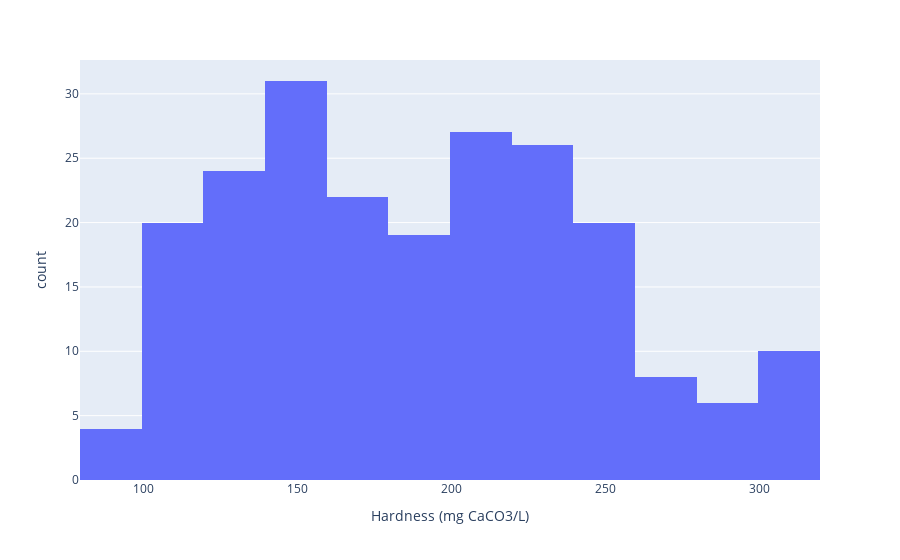

Notebook code for this chart:
### Markdown cell above
# Hardness\n(mg CaCO3/L)

### Code cell
import plotly.express as px

fig = px.histogram(df, x="Hardness\n(mg CaCO3/L)")
fig.show()

### Figure 1 — Plotly figure (JSON) as saved in the notebook; plotly's stock layout.template omitted (floating-point values rounded to 4 significant figures; data arrays with more than 128 entries replaced by an {"elided": "..."} marker saying what was removed)
{"data": [{"alignmentgroup": "True", "bingroup": "x", "hovertemplate": "Hardness\n(mg CaCO3/L)=%{x}<br>count=%{y}<extra></extra>", "legendgroup": "", "marker": {"color": "#636efa", "pattern": {"shape": ""}}, "name": "", "offsetgroup": "", "orientation": "v", "showlegend": false, "type": "histogram", "x": {"elided": "219 int values"}, "xaxis": "x", "yaxis": "y"}], "layout": {"autosize": true, "barmode": "relative", "legend": {"tracegroupgap": 0}, "margin": {"t": 60}, "xaxis": {"anchor": "y", "autorange": true, "domain": [0, 1], "range": [79.5, 319.5], "title": {"text": "Hardness\n(mg CaCO3/L)"}, "type": "linear"}, "yaxis": {"anchor": "x", "autorange": true, "domain": [0, 1], "range": [0, 32.63], "title": {"text": "count"}}}}
